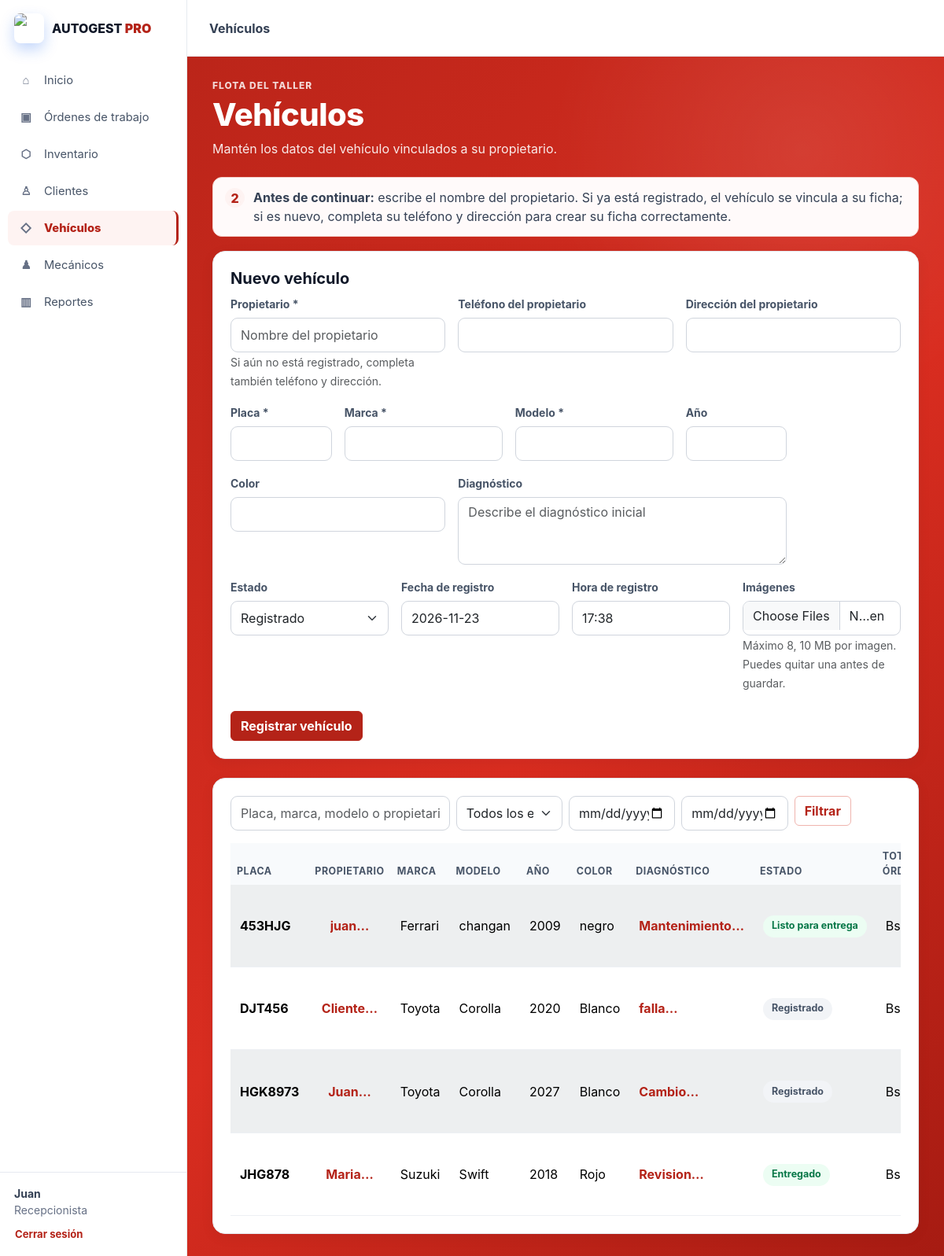
The app's page /public/index.php?page=vehiculos (signed in) with its own data.
### tables this page shows
CREATE TABLE `vehiculos` (
  `id` int(11) NOT NULL,
  `cliente_id` int(11) NOT NULL,
  `placa` varchar(20) NOT NULL,
  `marca` varchar(60) NOT NULL,
  `modelo` varchar(60) NOT NULL,
  `anio` smallint(5) UNSIGNED DEFAULT NULL,
  `color` varchar(40) DEFAULT NULL,
  `diagnostico` text DEFAULT NULL,
  `estado` enum('registrado','en_revision','pendiente_repuesto','en_reparacion','listo','entregado') NOT NULL DEFAULT 'registrado',
  `fecha_registro` datetime DEFAULT current_timestamp()
);

CREATE TABLE `clientes` (
  `id` int(11) NOT NULL,
  `nombre` varchar(100) NOT NULL,
  `telefono` varchar(20) DEFAULT NULL,
  `direccion` varchar(200) DEFAULT NULL,
  `correo` varchar(100) DEFAULT NULL,
  `activo` tinyint(1) NOT NULL DEFAULT 1,
  `creado_en` timestamp NOT NULL DEFAULT current_timestamp()
);

### app/controllers/VehiculoController.php (called while the page is built, shortened)
<?php
require_once __DIR__ . '/../repositories/VehiculoRepository.php';
require_once __DIR__ . '/../repositories/OrdenRepository.php';
require_once __DIR__ . '/../validators/VehiculoValidator.php';
class VehiculoController
{
    public function index(): void
    {
        $validador = new VehiculoValidator();
        try {
            $filtros = $validador->filters($_GET);
        } catch (InvalidArgumentException $exception) {
            http_response_code(400);
            $error = $exception->getMessage();
            $filtros = ['busqueda' => '', 'estado' => null, 'desde' => null, 'hasta' => null];
        }
        $busqueda = $filtros['busqueda'];
        $incluirPrecios = in_array($_SESSION['rol'], ['administrador', 'recepcionista'], true);
        try {
            $repositorio = new VehiculoRepository();
            $vehiculos = $repositorio->listar(
                $busqueda,
                $incluirPrecios,
                $filtros['estado'],
                $filtros['desde'],
                $filtros['hasta']
            );
        } catch (PDOException $exception) {
            error_log('No se pudo consultar el módulo de vehículos: ' . $exception->getMessage());
            http_response_code(500);
            $error = 'No se pudo completar la operación de vehículos.';
            $vehiculos = [];
            $propietarios = [];
            $tarifasTrabajos = [];
        } catch (RuntimeException $exception) {
            error_log('No se pudo guardar el vehículo: ' . $exception->getMessage());
            http_response_code(500);
            $error = 'No se pudo guardar el vehículo.';
            $vehiculos = [];
            $propietarios = [];
            $tarifasTrabajos = [];
        }
        require __DIR__ . '/../views/vehiculos/index.php';
    }
}

### public/index.php (called while the page is built, shortened)
<?php
(new RouterController())->dispatch();

### app/validators/VehiculoValidator.php (called while the page is built, shortened)
<?php
class VehiculoValidator
{
    public function filters(array $input): array
    {
        $busqueda = trim($this->stringValue($input, 'q'));
        $estado = $input['estado_filtro'] ?? '';
        $fechaDesde = $this->dateValue($input, 'desde');
        $fechaHasta = $this->dateValue($input, 'hasta');
        return [
            'busqueda' => $busqueda,
            'estado' => $estado !== '' ? $estado : null,
            'desde' => $fechaDesde,
            'hasta' => $fechaHasta,
        ];
    }
    private function stringValue(array $input, string $key): string
    {
        $value = $input[$key] ?? '';
        return (string) $value;
    }
    private function dateValue(array $input, string $key): ?string
    {
        $value = $input[$key] ?? '';
        $value = trim((string) $value);
        if ($value === '') {
            return null;
        }
        return $value;
    }
}

### config/database.php (called while the page is built)
<?php
class Database
{
    private string $host = 'sql202.infinityfree.com';
    private string $database = 'if0_43513083_autogest_proo';
    private string $username = 'if0_43513083';
    private string $password = 'pPQaYPWfPrR7EB';
    public function connect(): PDO
    {
        $dsn = "mysql:host={$this->host};dbname={$this->database};charset=utf8mb4";
        return new PDO(
            $dsn,
            $this->username,
            $this->password,
            [
                PDO::ATTR_ERRMODE => PDO::ERRMODE_EXCEPTION,
                PDO::ATTR_DEFAULT_FETCH_MODE => PDO::FETCH_ASSOC,
                PDO::ATTR_EMULATE_PREPARES => false
            ]
        );
    }
}

### app/repositories/VehiculoRepository.php (called while the page is built, shortened)
<?php
require_once __DIR__ . '/../../config/database.php';
class VehiculoRepository
{
    private PDO $conexion;
    public function __construct(?PDO $conexion = null)
    {
        $this->conexion = $conexion ?? (new Database())->connect();
    }
    public function listar(string $busqueda = '', bool $incluirPrecios = false, ?string $estado = null, ?string $fechaDesde = null, ?string $fechaHasta = null): array
    {
        $totalOrdenes = $incluirPrecios
            ? ', (SELECT COALESCE(SUM(o.costo_final), 0) FROM ordenes_trabajo o WHERE o.vehiculo_id = v.id) AS total_ordenes'
            : '';
        $sql = 'SELECT v.*, c.nombre AS propietario' . $totalOrdenes . '
                FROM vehiculos v
                INNER JOIN clientes c ON c.id = v.cliente_id';
        $condiciones = [];
        $parametros = [];
        $sql .= ' ORDER BY v.placa ASC';
        $consulta = $this->conexion->prepare($sql);
        $consulta->execute($parametros);
        $vehiculos = $consulta->fetchAll(PDO::FETCH_ASSOC);
        $consultaImagenes = $this->conexion->prepare(
            'SELECT id, nombre_archivo, ruta
             FROM vehiculo_imagenes
             WHERE vehiculo_id = :vehiculo_id
             ORDER BY id ASC'
        );
        foreach ($vehiculos as &$vehiculo) {
            $consultaImagenes->execute(['vehiculo_id' => $vehiculo['id']]);
            $vehiculo['imagenes'] = $consultaImagenes->fetchAll(PDO::FETCH_ASSOC);
        }
        return $vehiculos;
    }
}

### app/views/vehiculos/index.php (the view, shortened to what this page needs)
<?php
function escaparVehiculo($valor): string
{
    return htmlspecialchars((string) ($valor ?? ''), ENT_QUOTES, 'UTF-8');
}
function etiquetaEstadoVehiculo(string $estado): string
{
    return [
        'registrado' => 'Registrado',
        'en_revision' => 'En revisión',
        'pendiente_repuesto' => 'Pendiente de repuesto',
        'en_reparacion' => 'En reparación',
        'listo' => 'Listo para entrega',
        'entregado' => 'Entregado',
    ][$estado] ?? ucfirst(str_replace('_', ' ', $estado));
}
function claseEstadoVehiculo(string $estado): string
{
    if (in_array($estado, ['listo', 'entregado'], true)) return 'is-complete';
    if ($estado === 'registrado') return 'is-neutral';
    return 'is-active';
}
$rolActual = $_SESSION['rol'] ?? '';
$puedeCrear = $rolActual === 'recepcionista';
$puedeEditar = $rolActual === 'recepcionista';
$puedeVerPrecios = in_array($rolActual, ['administrador', 'recepcionista'], true);
?>
<!DOCTYPE html>
<html lang="es">
<head>
    <link href="https://cdn.jsdelivr.net/npm/bootstrap@5.3.3/dist/css/bootstrap.min.css" rel="stylesheet">
    <link href="css/styles.css?v=vehiculos-mvc1" rel="stylesheet">
    <link href="https://cdn.jsdelivr.net/npm/flatpickr@4.6.13/dist/flatpickr.min.css" rel="stylesheet">
</head>
<body class="ag-app">
<?php require __DIR__ . '/../layouts/sidebar.php'; ?>
<main class="ag-main">
<?php $tituloTopbar = 'Vehículos'; require __DIR__ . '/../layouts/topbar.php'; ?>
<div class="ag-content">
    <div class="ag-page-header"><div><p class="ag-eyebrow">Flota del taller</p><h1>Vehículos</h1><p class="ag-page-description">Mantén los datos del vehículo vinculados a su propietario.</p></div></div>
    <div class="ag-guidance-note"><span class="ag-guidance-icon" aria-hidden="true">2</span><p><strong>Antes de continuar:</strong> escribe el nombre del propietario. Si ya está registrado, el vehículo se vincula a su ficha; si es nuevo, completa su teléfono y dirección para crear su ficha correctamente.</p></div>
    <?php if ($puedeCrear): ?>
    <div class="card shadow-sm mb-4"><div class="card-body">
        <h2 class="h5">Nuevo vehículo</h2>
        <form method="POST" class="row g-3" enctype="multipart/form-data">
            <div class="col-md-4"><label class="form-label">Propietario *</label><input name="propietario" class="form-control" maxlength="100" placeholder="Nombre del propietario" required><small class="text-muted">Si aún no está registrado, completa también teléfono y dirección.</small></div>
            <div class="col-md-4"><label class="form-label">Teléfono del propietario</label><input name="telefono_propietario" class="form-control" maxlength="20"></div>
            <div class="col-md-4"><label class="form-label">Dirección del propietario</label><input name="direccion_propietario" class="form-control" maxlength="200"></div>
            <div class="col-md-2"><label class="form-label">Placa *</label><input name="placa" id="crear-placa" class="form-control placa-input text-uppercase" maxlength="20" pattern="[A-Za-z0-9 ]+" title="Solo puede contener letras, números y espacios" required></div>
            <div class="col-md-3"><label class="form-label">Marca *</label><input name="marca" class="form-control" maxlength="60" required></div>
            <div class="col-md-3"><label class="form-label">Modelo *</label><input name="modelo" class="form-control" maxlength="60" required></div>
            <div class="col-md-2"><label class="form-label">Año</label><input name="anio" type="number" min="1900" max="2100" class="form-control"></div>
            <div class="col-md-4"><label class="form-label">Color</label><input name="color" class="form-control" maxlength="40"></div>
            <div class="col-md-6"><label class="form-label">Diagnóstico</label><textarea name="diagnostico" class="form-control" rows="3" maxlength="3000" placeholder="Describe el diagnóstico inicial"></textarea></div>
            <div class="col-md-3"><label class="form-label">Estado</label><select name="estado" class="form-select">
                <option value="registrado">Registrado</option>
            </select></div>
            <div class="col-md-3">
                <label class="form-label">Fecha de registro</label>
                <input name="fecha_registro_fecha" type="text" lang="es" class="form-control fecha-registro-es" value="<?= date('Y-m-d') ?>" required>
            </div>
            <div class="col-md-3">
                <label class="form-label">Hora de registro</label>
                <input name="fecha_registro_hora" type="text" lang="es" class="form-control hora-registro-es" value="<?= date('H:i') ?>" required>
            </div>
            <div class="col-md-3"><label class="form-label">Imágenes</label><input name="imagenes[]" id="imagenesVehiculo" type="file" class="form-control" accept="image/jpeg,image/png,image/webp,image/gif" multiple><small class="text-muted">Máximo 8, 10 MB por imagen. Puedes quitar una antes de guardar.</small><div id="previsualizacionVehiculo" class="d-flex flex-wrap gap-2 mt-2"></div></div>
            <div class="col-md-12"><button class="btn btn-primary">Registrar vehículo</button></div>
        </form>
    </div></div>
    <?php endif; ?>
    <div class="card shadow-sm"><div class="card-body">
        <form method="GET" class="row g-2 mb-3" data-live-search="vehiculos">
            <div class="col-md-4"><input name="q" value="<?= escaparVehiculo($busqueda) ?>" maxlength="100" class="form-control" placeholder="Placa, marca, modelo o propietario"></div>
            <div class="col-md-2"><select name="estado_filtro" class="form-select" aria-label="Filtrar por estado">
                <option value="">Todos los estados</option>
            </select></div>
            <div class="col-md-2"><input name="desde" type="date" value="<?= escaparVehiculo($filtros['desde'] ?? '') ?>" class="form-control" aria-label="Fecha desde"></div>
            <div class="col-md-2"><input name="hasta" type="date" value="<?= escaparVehiculo($filtros['hasta'] ?? '') ?>" class="form-control" aria-label="Fecha hasta"></div>
            <div class="col-md-auto"><button class="btn btn-outline-primary">Filtrar</button></div>
        </form>
        <div class="table-responsive"><table class="table table-striped table-hover align-middle" data-live-search-results="vehiculos">
            <thead class="table-dark"><tr><th>Placa</th><th>Propietario</th><th>Marca</th><th>Modelo</th><th>Año</th><th>Color</th><th>Diagnóstico</th><th>Estado</th><?php if($puedeVerPrecios): ?><th>Total en órdenes (Bs)</th><?php endif; ?><th>Fecha y hora</th><th>Imágenes</th><?php if ($puedeEditar): ?><th>Acciones</th><?php endif; ?></tr></thead>
            <tbody>
            <?php if (empty($vehiculos)): ?>
                <tr><td colspan="<?= $puedeEditar ? ($puedeVerPrecios ? 12 : 11) : 10 ?>" class="text-center py-4"><?php if ($busqueda !== '' || !empty($filtros['estado']) || !empty($filtros['desde']) || !empty($filtros['hasta'])): ?>No se encontraron vehículos con esos filtros. <a href="?page=vehiculos">Limpiar filtros</a><?php else: ?>Aún no hay vehículos registrados. Usa el formulario <strong>Nuevo vehículo</strong> para agregar uno.<?php endif; ?></td></tr>
            <?php else: foreach ($vehiculos as $vehiculo): ?>
                <tr>
                    <td><strong><?= escaparVehiculo($vehiculo['placa']) ?></strong></td>
                    <td class="ag-name-column">
                        <?php
                        $propietario = trim((string) ($vehiculo['propietario'] ?? ''));
                        if ($propietario === '') {
                            echo '<span class="text-muted">—</span>';
                        } else {
                            $palabrasNombre = preg_split('/\s+/', $propietario, 2);
                            $primerNombre = $palabrasNombre[0] ?? '';
                            $hayMasNombre = count($palabrasNombre) > 1 || mb_strlen($propietario, 'UTF-8') > mb_strlen($primerNombre, 'UTF-8');
                        ?>
                            <button type="button"
                                class="ag-inline-toggle"
                                aria-expanded="false"
                                aria-label="Mostrar nombre completo">
                                <?= escaparVehiculo($primerNombre) ?><?= $hayMasNombre ? '…' : '' ?>
                            </button>
                        <?php } ?>
                    </td>
                    <td><?= escaparVehiculo($vehiculo['marca']) ?></td><td><?= escaparVehiculo($vehiculo['modelo']) ?></td><td><?= escaparVehiculo($vehiculo['anio']) ?></td><td><?= escaparVehiculo($vehiculo['color']) ?></td>
                    <td class="ag-diagnosis-column">
                        <?php
                        $diagnostico = trim((string) ($vehiculo['diagnostico'] ?? ''));
                        if ($diagnostico === '') {
                            echo '<span class="text-muted">—</span>';
                        } else {
                            $palabras = preg_split('/\s+/', $diagnostico, 2);
                            $primeraPalabra = $palabras[0] ?? '';
                            $hayMasTexto = count($palabras) > 1 || mb_strlen($diagnostico, 'UTF-8') > mb_strlen($primeraPalabra, 'UTF-8');
                        ?>
                            <button type="button"
                                class="ag-diagnosis-toggle"
                                aria-expanded="false"
                                aria-label="Mostrar diagnóstico completo">
                                <?= escaparVehiculo($primeraPalabra) ?><?= $hayMasTexto ? '…' : '' ?>
                            </button>
                        <?php } ?>
                    </td>
                    <td><span class="badge ag-order-status <?= escaparVehiculo(claseEstadoVehiculo((string) $vehiculo['estado'])) ?>"><?= escaparVehiculo(etiquetaEstadoVehiculo((string) $vehiculo['estado'])) ?></span></td>
                    <?php if($puedeVerPrecios): ?><td class="text-nowrap">Bs <?= number_format((float)($vehiculo['total_ordenes']??0),2,'.',',') ?></td><?php endif; ?>
                </tr>
            <?php endforeach; endif; ?>
            </tbody>
        </table></div>
    </div></div>
</div>
</main>
</body>
</html>

### records on screen
vehiculos: placa "453HJG", cliente.nombre "juan", marca "Ferrari", modelo "changan", anio "2009", color "negro", diagnostico "Mantenimiento", estado "Listo para entrega"
vehiculos: placa "DJT456", cliente.nombre "Cliente", marca "Toyota", modelo "Corolla", anio "2020", color "Blanco", diagnostico "falla", estado "Registrado"
vehiculos: placa "HGK8973", cliente.nombre "Juan", marca "Toyota", modelo "Corolla", anio "2027", color "Blanco", diagnostico "Cambio", estado "Registrado"
vehiculos: placa "JHG878", cliente.nombre "Maria", marca "Suzuki", modelo "Swift", anio "2018", color "Rojo", diagnostico "Revision", estado "Entregado"

### other values on screen
$icono "⌂"
$titulo "Inicio"
$icono "▣"
$titulo "Órdenes de trabajo"
$icono "⬡"
$titulo "Inventario"
$icono "♙"
$titulo "Clientes"
$icono "◇"
$titulo "Vehículos"
$icono "♟"
$titulo "Mecánicos"
$icono "▥"
$titulo "Reportes"
$nombreMenu "Juan"
